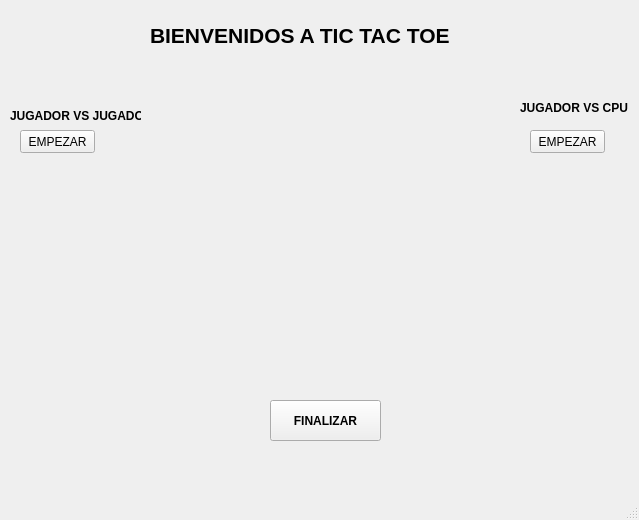
<?xml version="1.0" encoding="UTF-8"?>
<ui version="4.0">
 <class>MainWindow</class>
 <widget class="QMainWindow" name="MainWindow">
  <property name="geometry">
   <rect>
    <x>0</x>
    <y>0</y>
    <width>639</width>
    <height>520</height>
   </rect>
  </property>
  <property name="windowTitle">
   <string>MainWindow</string>
  </property>
  <widget class="QWidget" name="centralwidget">
   <widget class="QLabel" name="panel">
    <property name="geometry">
     <rect>
      <x>-30</x>
      <y>-10</y>
      <width>671</width>
      <height>501</height>
     </rect>
    </property>
    <property name="text">
     <string/>
    </property>
    <property name="pixmap">
     <pixmap>water.png</pixmap>
    </property>
   </widget>
   <widget class="QLabel" name="bienvenida">
    <property name="geometry">
     <rect>
      <x>150</x>
      <y>10</y>
      <width>321</width>
      <height>51</height>
     </rect>
    </property>
    <property name="font">
     <font>
      <pointsize>16</pointsize>
      <weight>75</weight>
      <bold>true</bold>
     </font>
    </property>
    <property name="text">
     <string>BIENVENIDOS A TIC TAC TOE</string>
    </property>
   </widget>
   <widget class="QLabel" name="JvsJ">
    <property name="geometry">
     <rect>
      <x>10</x>
      <y>100</y>
      <width>131</width>
      <height>31</height>
     </rect>
    </property>
    <property name="font">
     <font>
      <weight>75</weight>
      <bold>true</bold>
     </font>
    </property>
    <property name="text">
     <string>JUGADOR VS JUGADOR</string>
    </property>
   </widget>
   <widget class="QPushButton" name="jvsjButton">
    <property name="geometry">
     <rect>
      <x>20</x>
      <y>130</y>
      <width>75</width>
      <height>23</height>
     </rect>
    </property>
    <property name="text">
     <string>EMPEZAR</string>
    </property>
   </widget>
   <widget class="QLabel" name="jvscpu">
    <property name="geometry">
     <rect>
      <x>520</x>
      <y>100</y>
      <width>111</width>
      <height>16</height>
     </rect>
    </property>
    <property name="font">
     <font>
      <weight>75</weight>
      <bold>true</bold>
     </font>
    </property>
    <property name="text">
     <string>JUGADOR VS CPU</string>
    </property>
   </widget>
   <widget class="QPushButton" name="jcpu">
    <property name="geometry">
     <rect>
      <x>530</x>
      <y>130</y>
      <width>75</width>
      <height>23</height>
     </rect>
    </property>
    <property name="text">
     <string>EMPEZAR</string>
    </property>
   </widget>
   <widget class="QLabel" name="img2">
    <property name="geometry">
     <rect>
      <x>20</x>
      <y>380</y>
      <width>81</width>
      <height>81</height>
     </rect>
    </property>
    <property name="text">
     <string/>
    </property>
    <property name="pixmap">
     <pixmap>o.png</pixmap>
    </property>
   </widget>
   <widget class="QLabel" name="img3">
    <property name="geometry">
     <rect>
      <x>20</x>
      <y>10</y>
      <width>71</width>
      <height>61</height>
     </rect>
    </property>
    <property name="text">
     <string/>
    </property>
    <property name="pixmap">
     <pixmap>x.png</pixmap>
    </property>
   </widget>
   <widget class="QLabel" name="img1">
    <property name="geometry">
     <rect>
      <x>520</x>
      <y>380</y>
      <width>91</width>
      <height>71</height>
     </rect>
    </property>
    <property name="text">
     <string/>
    </property>
    <property name="pixmap">
     <pixmap>o.png</pixmap>
    </property>
   </widget>
   <widget class="QLabel" name="img3_2">
    <property name="geometry">
     <rect>
      <x>550</x>
      <y>10</y>
      <width>71</width>
      <height>61</height>
     </rect>
    </property>
    <property name="text">
     <string/>
    </property>
    <property name="pixmap">
     <pixmap>x.png</pixmap>
    </property>
   </widget>
   <widget class="QLabel" name="bienvenidaImg">
    <property name="geometry">
     <rect>
      <x>70</x>
      <y>190</y>
      <width>481</width>
      <height>181</height>
     </rect>
    </property>
    <property name="text">
     <string/>
    </property>
    <property name="pixmap">
     <pixmap>bienvenida.png</pixmap>
    </property>
   </widget>
   <widget class="QPushButton" name="finalizar">
    <property name="geometry">
     <rect>
      <x>270</x>
      <y>400</y>
      <width>111</width>
      <height>41</height>
     </rect>
    </property>
    <property name="font">
     <font>
      <weight>75</weight>
      <bold>true</bold>
     </font>
    </property>
    <property name="text">
     <string>FINALIZAR</string>
    </property>
   </widget>
  </widget>
  <widget class="QMenuBar" name="menubar">
   <property name="geometry">
    <rect>
     <x>0</x>
     <y>0</y>
     <width>639</width>
     <height>21</height>
    </rect>
   </property>
  </widget>
  <widget class="QStatusBar" name="statusbar"/>
 </widget>
 <resources/>
 <connections/>
</ui>
